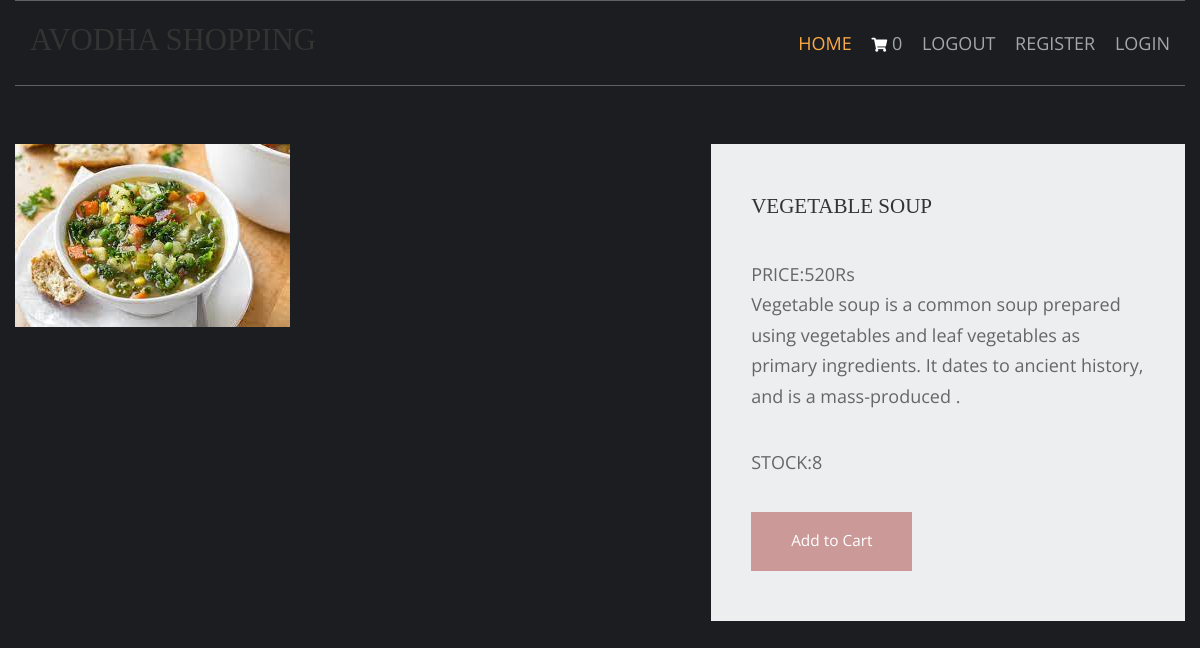
/vegetables-recipe/vegetable-soup, run on the app's committed database.
### shop/models.py (models this page shows, shortened)
class products(models.Model):
    name=models.CharField(max_length=250,unique=True)
    slug=models.SlugField(max_length=250,unique=True)
    img=models.ImageField(upload_to='product')
    desc=models.TextField()
    stock=models.IntegerField()
    available=models.BooleanField()
    price=models.IntegerField()
    category=models.ForeignKey(categ,on_delete=models.CASCADE)

### shop/views.py (the view)
# urls.py: path('<slug:c_slug>/<slug:product_slug>',views.prodDetails,name='details'),
def prodDetails(request,c_slug,product_slug):
    try:
        prod=products.objects.get(category__slug=c_slug,slug=product_slug)
    except Exception as e:
        raise e
    return render(request,'item.html',{'pr':prod})

### cart/context_processor.py (called while the page is built)
def count(request):
    item_count=0
    if 'admin' in request.path:
        return {}
    else:
        try:
            ct=cartlist.objects.filter(cart_id=c_id(request))
            cti=items.objects.all().filter(cart=ct[:1])
            for c in cti:
                item_count+=c.quan
        except cartlist.DoesNotExist:
            item_count=0
        return dict(itc=item_count)

### cart/views.py (called while the page is built)
def c_id(request):
    ct_id=request.session.session_key
    if not ct_id:
        ct_id=request.session.create()
    return ct_id

### template/item.html (shortened to what this page needs)
{% extends 'base.html' %}
{% load static %}
{% block content %}
<html lang="en">
<head>
    <link href="{% static 'pr/fontawesome/css/all.min.css' %}" rel="stylesheet" />
    <link href="{% static 'pr/css/templatemo-comparto.css' %}" rel="stylesheet" />
</head>
<body>
    <br><br>
        <section class="tm-mb-1" id="about">
            <div class="tm-row tm-about-row">
                <div class="tm-section-1-l">
                    <img src="{{pr.img.url}}" alt="About image" class="tm-img-responsive">
                </div>
                <article class="tm-section-1-r tm-bg-color-8">
                    <h2 class="tm-mb-2 tm-title-color">{{pr.name}}</h2>
                    <p>PRICE:{{pr.price}}Rs<br>{{pr.desc}}</p>
                    <p>STOCK:{{pr.stock}}</p>
{% if pr.stock <= 0 %}
<h1 style="color:red">sorry. no stock left</h1>
                {% else %}
                    <a href="{% url 'addcart' pr.id %}" class="tm-btn tm-btn-1 tm-link-to-services">Add to  Cart</a>
                {% endif %}
                </article>
            </div>
        </section>
</body>
</html>
{% endblock %}

### static/hm/layout/styles/layout.css (style rules this page uses)
*, *::before, *::after { transition:all .3s ease-in-out; }
body { color:#A5A6AA; background-color:#1C1D21; }
a { color:#FBAB45; }

### static/pr/css/templatemo-comparto.css (style rules this page uses)
*, *::before, *::after { box-sizing: border-box; outline: none; }
ul, h1, h2, h3, h4, p, figure { padding: 0; margin: 0; }
body { font-family: 'Open Sans', Arial, sans-serif; font-size: 18px; overflow-x: hidden; padding-left: 15px; padding-right: 15px; margin: 0; }
h2 { font-size: 1.5rem; }
a { transition: all 0.3s ease; text-decoration: none; }
p { color: #666; line-height: 1.7; margin-bottom: 35px; }
h1, h2, h3, h4, h5, h6 { color: #333; }
.tm-mb-1 { margin-bottom: 20px; }
.tm-mb-2 { margin-bottom: 40px; }
.tm-bg-color-8 { background-color: #EDEEEF; }
.tm-img-responsive { max-width: 100%; height: auto; }
.tm-section-1-l { width: 57.85%; margin-right: 1.65%; }
.tm-section-1-r { padding: 50px 40px; width: 40.5%; }
.tm-row { display: flex; }
.tm-btn { display: inline-block; padding: 15px 40px; font-size: 1.1rem; border: none; background-color: #CC9999; color: white; }
a { color: #666; }

### static/hm/layout/styles/framework.css (style rules this page uses)
html { overflow-y:scroll; overflow-x:hidden; }
html, body { margin:0; padding:0; font-size:14px; line-height:1.6em; }
*, *::before, *::after { box-sizing:border-box; }
a { outline:none; text-decoration:none; }
img { width:auto; max-width:100%; height:auto; margin:0; padding:0; border:none; line-height:normal; vertical-align:middle; }
body, input, textarea, select { font-family:Verdana, Geneva, sans-serif; }
h1, h2, h3, h4, h5, h6, .heading { font-family:Georgia, "Times New Roman", Times, serif; }
::placeholder { opacity:1; }
h1, h2, h3, h4, h5, h6, .heading { margin:0 0 20px 0; font-size:1.4rem; line-height:normal; font-weight:normal; text-transform:uppercase; }
address, article, aside, figcaption, figure, footer, header, main, nav, section { display:block; margin:0; padding:0; }

### data on the page
products: img (picture), name "VEGETABLE SOUP", price "520", desc "Vegetable soup is a common soup prepared using vegetables and leaf vegetables as primary ingredients. It dates to ancient history, and is a mass-produced .", stock "8"

### other printed values
{{ itc }} "0"
